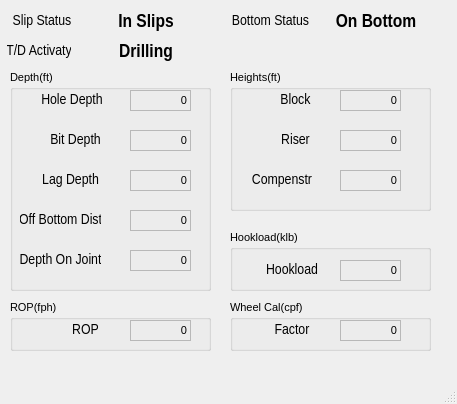
<?xml version="1.0" encoding="UTF-8"?>
<ui version="4.0">
 <class>DepthWindow</class>
 <widget class="QMainWindow" name="DepthWindow">
  <property name="geometry">
   <rect>
    <x>0</x>
    <y>0</y>
    <width>457</width>
    <height>404</height>
   </rect>
  </property>
  <property name="sizePolicy">
   <sizepolicy hsizetype="Preferred" vsizetype="Preferred">
    <horstretch>0</horstretch>
    <verstretch>0</verstretch>
   </sizepolicy>
  </property>
  <property name="font">
   <font>
    <pointsize>9</pointsize>
   </font>
  </property>
  <property name="windowTitle">
   <string>Depth Monitor</string>
  </property>
  <property name="animated">
   <bool>true</bool>
  </property>
  <property name="tabShape">
   <enum>QTabWidget::Rounded</enum>
  </property>
  <widget class="QWidget" name="centralwidget">
   <widget class="QLabel" name="label_bottom_status">
    <property name="geometry">
     <rect>
      <x>320</x>
      <y>10</y>
      <width>112</width>
      <height>23</height>
     </rect>
    </property>
    <property name="font">
     <font>
      <family>Arial Narrow</family>
      <pointsize>14</pointsize>
      <weight>75</weight>
      <bold>true</bold>
      <kerning>true</kerning>
     </font>
    </property>
    <property name="text">
     <string>On Bottom</string>
    </property>
    <property name="alignment">
     <set>Qt::AlignCenter</set>
    </property>
   </widget>
   <widget class="QLabel" name="label_internal_status">
    <property name="geometry">
     <rect>
      <x>90</x>
      <y>40</y>
      <width>112</width>
      <height>23</height>
     </rect>
    </property>
    <property name="font">
     <font>
      <family>Arial Narrow</family>
      <pointsize>14</pointsize>
      <weight>75</weight>
      <bold>true</bold>
      <kerning>true</kerning>
     </font>
    </property>
    <property name="text">
     <string>Drilling</string>
    </property>
    <property name="alignment">
     <set>Qt::AlignCenter</set>
    </property>
   </widget>
   <widget class="QLabel" name="label_slips_status">
    <property name="geometry">
     <rect>
      <x>90</x>
      <y>10</y>
      <width>112</width>
      <height>23</height>
     </rect>
    </property>
    <property name="font">
     <font>
      <family>Arial Narrow</family>
      <pointsize>14</pointsize>
      <weight>75</weight>
      <bold>true</bold>
      <kerning>true</kerning>
     </font>
    </property>
    <property name="text">
     <string>In Slips</string>
    </property>
    <property name="alignment">
     <set>Qt::AlignCenter</set>
    </property>
   </widget>
   <widget class="QLabel" name="label_read1">
    <property name="geometry">
     <rect>
      <x>7</x>
      <y>40</y>
      <width>64</width>
      <height>23</height>
     </rect>
    </property>
    <property name="font">
     <font>
      <family>Arial Narrow</family>
      <pointsize>11</pointsize>
      <weight>50</weight>
      <bold>false</bold>
      <kerning>true</kerning>
     </font>
    </property>
    <property name="text">
     <string>T/D Activaty</string>
    </property>
    <property name="alignment">
     <set>Qt::AlignCenter</set>
    </property>
   </widget>
   <widget class="QGroupBox" name="groupBox">
    <property name="geometry">
     <rect>
      <x>10</x>
      <y>70</y>
      <width>201</width>
      <height>221</height>
     </rect>
    </property>
    <property name="font">
     <font>
      <pointsize>8</pointsize>
     </font>
    </property>
    <property name="title">
     <string>Depth(ft)</string>
    </property>
    <widget class="QLabel" name="label_read1_2">
     <property name="geometry">
      <rect>
       <x>30</x>
       <y>20</y>
       <width>64</width>
       <height>20</height>
      </rect>
     </property>
     <property name="font">
      <font>
       <family>Arial Narrow</family>
       <pointsize>11</pointsize>
       <weight>50</weight>
       <bold>false</bold>
       <kerning>true</kerning>
      </font>
     </property>
     <property name="text">
      <string>Hole Depth</string>
     </property>
     <property name="alignment">
      <set>Qt::AlignCenter</set>
     </property>
    </widget>
    <widget class="QLabel" name="label_read1_3">
     <property name="geometry">
      <rect>
       <x>40</x>
       <y>60</y>
       <width>51</width>
       <height>20</height>
      </rect>
     </property>
     <property name="font">
      <font>
       <family>Arial Narrow</family>
       <pointsize>11</pointsize>
       <weight>50</weight>
       <bold>false</bold>
       <kerning>true</kerning>
      </font>
     </property>
     <property name="text">
      <string>Bit Depth</string>
     </property>
     <property name="alignment">
      <set>Qt::AlignCenter</set>
     </property>
    </widget>
    <widget class="QLabel" name="label_read1_4">
     <property name="geometry">
      <rect>
       <x>30</x>
       <y>100</y>
       <width>61</width>
       <height>20</height>
      </rect>
     </property>
     <property name="font">
      <font>
       <family>Arial Narrow</family>
       <pointsize>11</pointsize>
       <weight>50</weight>
       <bold>false</bold>
       <kerning>true</kerning>
      </font>
     </property>
     <property name="text">
      <string>Lag Depth</string>
     </property>
     <property name="alignment">
      <set>Qt::AlignCenter</set>
     </property>
    </widget>
    <widget class="QLabel" name="label_read1_5">
     <property name="geometry">
      <rect>
       <x>10</x>
       <y>140</y>
       <width>81</width>
       <height>20</height>
      </rect>
     </property>
     <property name="font">
      <font>
       <family>Arial Narrow</family>
       <pointsize>11</pointsize>
       <weight>50</weight>
       <bold>false</bold>
       <kerning>true</kerning>
      </font>
     </property>
     <property name="text">
      <string>Off Bottom Dist</string>
     </property>
     <property name="alignment">
      <set>Qt::AlignCenter</set>
     </property>
    </widget>
    <widget class="QLabel" name="label_read1_6">
     <property name="geometry">
      <rect>
       <x>10</x>
       <y>180</y>
       <width>81</width>
       <height>20</height>
      </rect>
     </property>
     <property name="font">
      <font>
       <family>Arial Narrow</family>
       <pointsize>11</pointsize>
       <weight>50</weight>
       <bold>false</bold>
       <kerning>true</kerning>
      </font>
     </property>
     <property name="text">
      <string>Depth On Joint</string>
     </property>
     <property name="alignment">
      <set>Qt::AlignCenter</set>
     </property>
    </widget>
    <widget class="QLabel" name="label_4">
     <property name="geometry">
      <rect>
       <x>120</x>
       <y>20</y>
       <width>61</width>
       <height>21</height>
      </rect>
     </property>
     <property name="inputMethodHints">
      <set>Qt::ImhNone</set>
     </property>
     <property name="frameShape">
      <enum>QFrame::StyledPanel</enum>
     </property>
     <property name="text">
      <string>0</string>
     </property>
     <property name="scaledContents">
      <bool>false</bool>
     </property>
     <property name="alignment">
      <set>Qt::AlignRight|Qt::AlignTrailing|Qt::AlignVCenter</set>
     </property>
    </widget>
    <widget class="QLabel" name="label_5">
     <property name="geometry">
      <rect>
       <x>120</x>
       <y>60</y>
       <width>61</width>
       <height>21</height>
      </rect>
     </property>
     <property name="inputMethodHints">
      <set>Qt::ImhNone</set>
     </property>
     <property name="frameShape">
      <enum>QFrame::StyledPanel</enum>
     </property>
     <property name="text">
      <string>0</string>
     </property>
     <property name="scaledContents">
      <bool>false</bool>
     </property>
     <property name="alignment">
      <set>Qt::AlignRight|Qt::AlignTrailing|Qt::AlignVCenter</set>
     </property>
    </widget>
    <widget class="QLabel" name="label_6">
     <property name="geometry">
      <rect>
       <x>120</x>
       <y>100</y>
       <width>61</width>
       <height>21</height>
      </rect>
     </property>
     <property name="inputMethodHints">
      <set>Qt::ImhNone</set>
     </property>
     <property name="frameShape">
      <enum>QFrame::StyledPanel</enum>
     </property>
     <property name="text">
      <string>0</string>
     </property>
     <property name="scaledContents">
      <bool>false</bool>
     </property>
     <property name="alignment">
      <set>Qt::AlignRight|Qt::AlignTrailing|Qt::AlignVCenter</set>
     </property>
    </widget>
    <widget class="QLabel" name="label_7">
     <property name="geometry">
      <rect>
       <x>120</x>
       <y>180</y>
       <width>61</width>
       <height>21</height>
      </rect>
     </property>
     <property name="inputMethodHints">
      <set>Qt::ImhNone</set>
     </property>
     <property name="frameShape">
      <enum>QFrame::StyledPanel</enum>
     </property>
     <property name="text">
      <string>0</string>
     </property>
     <property name="scaledContents">
      <bool>false</bool>
     </property>
     <property name="alignment">
      <set>Qt::AlignRight|Qt::AlignTrailing|Qt::AlignVCenter</set>
     </property>
    </widget>
    <widget class="QLabel" name="label_8">
     <property name="geometry">
      <rect>
       <x>120</x>
       <y>140</y>
       <width>61</width>
       <height>21</height>
      </rect>
     </property>
     <property name="inputMethodHints">
      <set>Qt::ImhNone</set>
     </property>
     <property name="frameShape">
      <enum>QFrame::StyledPanel</enum>
     </property>
     <property name="text">
      <string>0</string>
     </property>
     <property name="scaledContents">
      <bool>false</bool>
     </property>
     <property name="alignment">
      <set>Qt::AlignRight|Qt::AlignTrailing|Qt::AlignVCenter</set>
     </property>
    </widget>
   </widget>
   <widget class="QGroupBox" name="groupBox_2">
    <property name="geometry">
     <rect>
      <x>230</x>
      <y>70</y>
      <width>201</width>
      <height>141</height>
     </rect>
    </property>
    <property name="font">
     <font>
      <pointsize>8</pointsize>
     </font>
    </property>
    <property name="title">
     <string>Heights(ft)</string>
    </property>
    <widget class="QLabel" name="label_read1_8">
     <property name="geometry">
      <rect>
       <x>50</x>
       <y>20</y>
       <width>31</width>
       <height>20</height>
      </rect>
     </property>
     <property name="font">
      <font>
       <family>Arial Narrow</family>
       <pointsize>11</pointsize>
       <weight>50</weight>
       <bold>false</bold>
       <kerning>true</kerning>
      </font>
     </property>
     <property name="text">
      <string>Block</string>
     </property>
     <property name="alignment">
      <set>Qt::AlignCenter</set>
     </property>
    </widget>
    <widget class="QLabel" name="label_read1_9">
     <property name="geometry">
      <rect>
       <x>50</x>
       <y>60</y>
       <width>31</width>
       <height>20</height>
      </rect>
     </property>
     <property name="font">
      <font>
       <family>Arial Narrow</family>
       <pointsize>11</pointsize>
       <weight>50</weight>
       <bold>false</bold>
       <kerning>true</kerning>
      </font>
     </property>
     <property name="text">
      <string>Riser</string>
     </property>
     <property name="alignment">
      <set>Qt::AlignCenter</set>
     </property>
    </widget>
    <widget class="QLabel" name="label_read1_10">
     <property name="geometry">
      <rect>
       <x>20</x>
       <y>100</y>
       <width>64</width>
       <height>20</height>
      </rect>
     </property>
     <property name="font">
      <font>
       <family>Arial Narrow</family>
       <pointsize>11</pointsize>
       <weight>50</weight>
       <bold>false</bold>
       <kerning>true</kerning>
      </font>
     </property>
     <property name="text">
      <string>Compenstr</string>
     </property>
     <property name="alignment">
      <set>Qt::AlignCenter</set>
     </property>
    </widget>
    <widget class="QLabel" name="label_9">
     <property name="geometry">
      <rect>
       <x>110</x>
       <y>20</y>
       <width>61</width>
       <height>21</height>
      </rect>
     </property>
     <property name="inputMethodHints">
      <set>Qt::ImhNone</set>
     </property>
     <property name="frameShape">
      <enum>QFrame::StyledPanel</enum>
     </property>
     <property name="text">
      <string>0</string>
     </property>
     <property name="scaledContents">
      <bool>false</bool>
     </property>
     <property name="alignment">
      <set>Qt::AlignRight|Qt::AlignTrailing|Qt::AlignVCenter</set>
     </property>
    </widget>
    <widget class="QLabel" name="label_10">
     <property name="geometry">
      <rect>
       <x>110</x>
       <y>100</y>
       <width>61</width>
       <height>21</height>
      </rect>
     </property>
     <property name="inputMethodHints">
      <set>Qt::ImhNone</set>
     </property>
     <property name="frameShape">
      <enum>QFrame::StyledPanel</enum>
     </property>
     <property name="text">
      <string>0</string>
     </property>
     <property name="scaledContents">
      <bool>false</bool>
     </property>
     <property name="alignment">
      <set>Qt::AlignRight|Qt::AlignTrailing|Qt::AlignVCenter</set>
     </property>
    </widget>
    <widget class="QLabel" name="label_11">
     <property name="geometry">
      <rect>
       <x>110</x>
       <y>60</y>
       <width>61</width>
       <height>21</height>
      </rect>
     </property>
     <property name="inputMethodHints">
      <set>Qt::ImhNone</set>
     </property>
     <property name="frameShape">
      <enum>QFrame::StyledPanel</enum>
     </property>
     <property name="text">
      <string>0</string>
     </property>
     <property name="scaledContents">
      <bool>false</bool>
     </property>
     <property name="alignment">
      <set>Qt::AlignRight|Qt::AlignTrailing|Qt::AlignVCenter</set>
     </property>
    </widget>
   </widget>
   <widget class="QGroupBox" name="groupBox_4">
    <property name="geometry">
     <rect>
      <x>230</x>
      <y>300</y>
      <width>201</width>
      <height>51</height>
     </rect>
    </property>
    <property name="font">
     <font>
      <pointsize>8</pointsize>
     </font>
    </property>
    <property name="title">
     <string>Wheel Cal(cpf)</string>
    </property>
    <widget class="QLabel" name="label_read1_12">
     <property name="geometry">
      <rect>
       <x>30</x>
       <y>20</y>
       <width>64</width>
       <height>20</height>
      </rect>
     </property>
     <property name="font">
      <font>
       <family>Arial Narrow</family>
       <pointsize>11</pointsize>
       <weight>50</weight>
       <bold>false</bold>
       <kerning>true</kerning>
      </font>
     </property>
     <property name="autoFillBackground">
      <bool>false</bool>
     </property>
     <property name="text">
      <string>Factor</string>
     </property>
     <property name="alignment">
      <set>Qt::AlignCenter</set>
     </property>
    </widget>
    <widget class="QLabel" name="label_13">
     <property name="geometry">
      <rect>
       <x>110</x>
       <y>20</y>
       <width>61</width>
       <height>21</height>
      </rect>
     </property>
     <property name="inputMethodHints">
      <set>Qt::ImhNone</set>
     </property>
     <property name="frameShape">
      <enum>QFrame::StyledPanel</enum>
     </property>
     <property name="text">
      <string>0</string>
     </property>
     <property name="scaledContents">
      <bool>false</bool>
     </property>
     <property name="alignment">
      <set>Qt::AlignRight|Qt::AlignTrailing|Qt::AlignVCenter</set>
     </property>
    </widget>
   </widget>
   <widget class="QGroupBox" name="groupBox_5">
    <property name="geometry">
     <rect>
      <x>10</x>
      <y>300</y>
      <width>201</width>
      <height>51</height>
     </rect>
    </property>
    <property name="font">
     <font>
      <pointsize>8</pointsize>
     </font>
    </property>
    <property name="title">
     <string>ROP(fph)</string>
    </property>
    <widget class="QLabel" name="label_read1_7">
     <property name="geometry">
      <rect>
       <x>60</x>
       <y>20</y>
       <width>31</width>
       <height>20</height>
      </rect>
     </property>
     <property name="font">
      <font>
       <family>Arial Narrow</family>
       <pointsize>11</pointsize>
       <weight>50</weight>
       <bold>false</bold>
       <kerning>true</kerning>
      </font>
     </property>
     <property name="text">
      <string>ROP</string>
     </property>
     <property name="alignment">
      <set>Qt::AlignCenter</set>
     </property>
    </widget>
    <widget class="QLabel" name="label_14">
     <property name="geometry">
      <rect>
       <x>120</x>
       <y>20</y>
       <width>61</width>
       <height>21</height>
      </rect>
     </property>
     <property name="inputMethodHints">
      <set>Qt::ImhNone</set>
     </property>
     <property name="frameShape">
      <enum>QFrame::StyledPanel</enum>
     </property>
     <property name="text">
      <string>0</string>
     </property>
     <property name="scaledContents">
      <bool>false</bool>
     </property>
     <property name="alignment">
      <set>Qt::AlignRight|Qt::AlignTrailing|Qt::AlignVCenter</set>
     </property>
    </widget>
   </widget>
   <widget class="QGroupBox" name="groupBox_6">
    <property name="geometry">
     <rect>
      <x>230</x>
      <y>230</y>
      <width>201</width>
      <height>61</height>
     </rect>
    </property>
    <property name="font">
     <font>
      <pointsize>8</pointsize>
     </font>
    </property>
    <property name="autoFillBackground">
     <bool>false</bool>
    </property>
    <property name="title">
     <string>Hookload(klb)</string>
    </property>
    <property name="flat">
     <bool>false</bool>
    </property>
    <property name="checkable">
     <bool>false</bool>
    </property>
    <widget class="QLabel" name="label_read1_11">
     <property name="geometry">
      <rect>
       <x>30</x>
       <y>30</y>
       <width>64</width>
       <height>20</height>
      </rect>
     </property>
     <property name="font">
      <font>
       <family>Arial Narrow</family>
       <pointsize>11</pointsize>
       <weight>50</weight>
       <bold>false</bold>
       <kerning>true</kerning>
      </font>
     </property>
     <property name="text">
      <string>Hookload</string>
     </property>
     <property name="alignment">
      <set>Qt::AlignCenter</set>
     </property>
    </widget>
    <widget class="QLabel" name="label_12">
     <property name="geometry">
      <rect>
       <x>110</x>
       <y>30</y>
       <width>61</width>
       <height>21</height>
      </rect>
     </property>
     <property name="inputMethodHints">
      <set>Qt::ImhNone</set>
     </property>
     <property name="frameShape">
      <enum>QFrame::StyledPanel</enum>
     </property>
     <property name="text">
      <string>0</string>
     </property>
     <property name="scaledContents">
      <bool>false</bool>
     </property>
     <property name="alignment">
      <set>Qt::AlignRight|Qt::AlignTrailing|Qt::AlignVCenter</set>
     </property>
    </widget>
   </widget>
   <widget class="QLabel" name="label_read1_13">
    <property name="geometry">
     <rect>
      <x>230</x>
      <y>10</y>
      <width>81</width>
      <height>23</height>
     </rect>
    </property>
    <property name="font">
     <font>
      <family>Arial Narrow</family>
      <pointsize>11</pointsize>
      <weight>50</weight>
      <bold>false</bold>
      <kerning>true</kerning>
     </font>
    </property>
    <property name="text">
     <string>Bottom Status</string>
    </property>
    <property name="alignment">
     <set>Qt::AlignCenter</set>
    </property>
   </widget>
   <widget class="QLabel" name="label_read1_14">
    <property name="geometry">
     <rect>
      <x>10</x>
      <y>10</y>
      <width>64</width>
      <height>23</height>
     </rect>
    </property>
    <property name="font">
     <font>
      <family>Arial Narrow</family>
      <pointsize>11</pointsize>
      <weight>50</weight>
      <bold>false</bold>
      <kerning>true</kerning>
     </font>
    </property>
    <property name="text">
     <string>Slip Status</string>
    </property>
    <property name="alignment">
     <set>Qt::AlignCenter</set>
    </property>
   </widget>
  </widget>
  <widget class="QMenuBar" name="menubar">
   <property name="geometry">
    <rect>
     <x>0</x>
     <y>0</y>
     <width>457</width>
     <height>23</height>
    </rect>
   </property>
  </widget>
  <widget class="QStatusBar" name="statusbar"/>
 </widget>
 <resources/>
 <connections/>
</ui>
